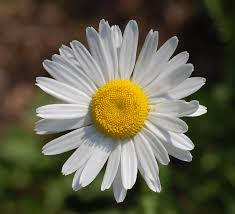
#> input picture flower2.jpeg, 235 x 214 px
$ python part2.py
#> lines starting #> are read from the running program, lines starting #| are printed output that depends on the picture
import cv2
import matplotlib
matplotlib.use('Agg')
import matplotlib.pyplot as plt
import numpy as np

# 1. Load an image using OpenCV
image_path = 'flower2.jpeg'
image = cv2.imread(image_path)
#> image is the input picture: shape (214, 235, 3); mean B, G, R 74.8, 95.3, 99.5

# Check if the image was loaded successfully
if image is None:
    raise FileNotFoundError(f"Image at path '{image_path}' not found.")

# Convert from BGR to RGB for proper display in Matplotlib
image_rgb = cv2.cvtColor(image, cv2.COLOR_BGR2RGB)

# 1. Resize the image to 50% of its original dimensions
height, width = image.shape[:2]
#> height = 214; width = 235
resized_image = cv2.resize(image_rgb, (width // 2, height // 2))
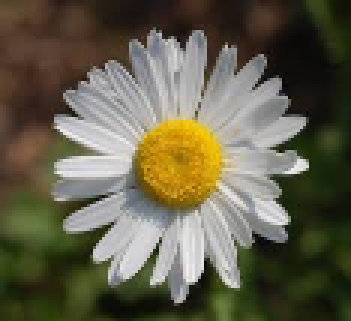
#> resized_image: shape (107, 117, 3) (shown 3 times larger); mean R, G, B 99.4, 95.3, 74.8

# 2. Rotate the image by 45 degrees
center = (width // 2, height // 2)
#> center = (117, 107)
rotation_matrix = cv2.getRotationMatrix2D(center, 45, 1.0)
rotated_image = cv2.warpAffine(image_rgb, rotation_matrix, (width, height))
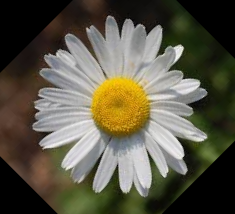
#> rotated_image: shape (214, 235, 3); mean R, G, B 91.4, 87.4, 71

# 3. Apply a Gaussian blur to the image
gaussian_blur = cv2.GaussianBlur(image_rgb, (15, 15), 0)
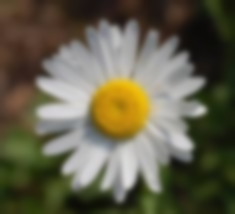
#> gaussian_blur: shape (214, 235, 3); mean R, G, B 99.5, 95.3, 74.8

# 4. Save the transformed images as separate files
cv2.imwrite('resized_image.jpg', cv2.cvtColor(resized_image, cv2.COLOR_RGB2BGR))
cv2.imwrite('rotated_image.jpg', cv2.cvtColor(rotated_image, cv2.COLOR_RGB2BGR))
cv2.imwrite('gaussian_blur.jpg', cv2.cvtColor(gaussian_blur, cv2.COLOR_RGB2BGR))

# 5. Display all the transformed images in a single figure using Matplotlib
plt.figure(figsize=(20, 10))

# Original image
plt.subplot(1, 4, 1)
plt.imshow(image_rgb)
plt.title('Original Image')
plt.axis('off')

# Resized image
plt.subplot(1, 4, 2)
plt.imshow(resized_image)
plt.title('Resized Image (50%)')
plt.axis('off')

# Rotated image
plt.subplot(1, 4, 3)
plt.imshow(rotated_image)
plt.title('Rotated Image (45°)')
plt.axis('off')

# Gaussian blurred image
plt.subplot(1, 4, 4)
plt.imshow(gaussian_blur)
plt.title('Gaussian Blurred Image')
plt.axis('off')

plt.tight_layout()
plt.savefig('transformed_images.png')
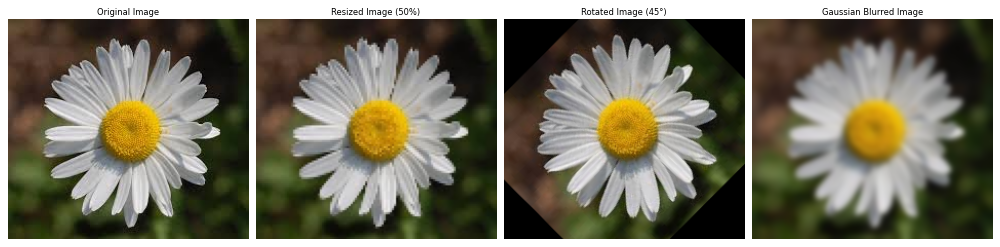
#> figure drawn by matplotlib, 4 panels

$ run again, with flower1.jpeg copied over flower2.jpeg
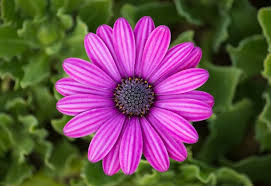
#> input picture flower1.jpeg, 271 x 186 px
#> image is the input picture: shape (186, 271, 3); mean B, G, R 83.1, 75.5, 106.7
#> `rotated_image = cv2.warpAffine(image_rgb, rotation_matrix, (width, hei..`:
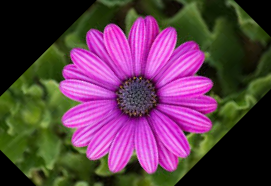
#> rotated_image: shape (186, 271, 3); mean R, G, B 94.8, 59.6, 78.2
#> `plt.savefig('transformed_images.png')`:
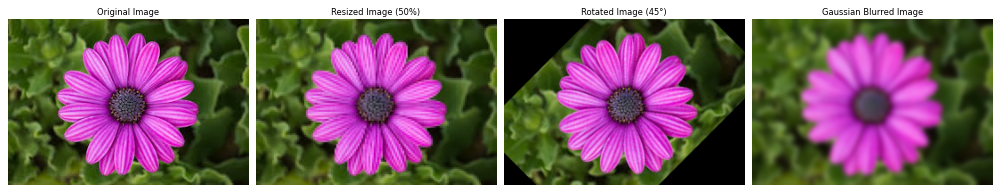
#> figure drawn by matplotlib, 4 panels
